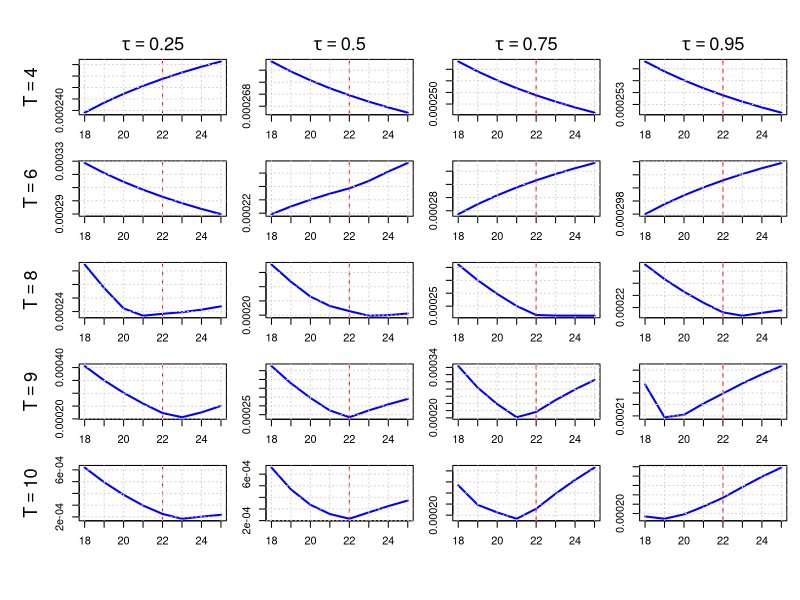

This chart was generated by the following R code:
# ---------------------------------------------------------------------------
# Quantile-Based Peak Estimation with Asymmetric Laplace to match tau
# ---------------------------------------------------------------------------
# ---------------------------------------------------------------------------
# Asymmetric Laplace with P(e < 0)= tau
# ---------------------------------------------------------------------------
rasy_laplace <- function(n, tau, z) {
  u <- runif(n)
  sample <- numeric(n)
  
  for (i in 1:n) {
    if (u[i] < tau) { 
      sample[i] <- -rexp(1, rate = 1 + z) 
    } else { 
      sample[i] <- rexp(1, rate = 1 - z) 
    }
  }
  
  return(sample)
}

# ---------------------------------------------------------------------------
# Quantile Loss
# ---------------------------------------------------------------------------
quantile_loss <- function(u, tau) {
  u * ( tau - (u < 0) )
}

# ---------------------------------------------------------------------------
# Weighted Quantile
# ---------------------------------------------------------------------------
med_weighted_tau <- function(I, l, s, tau) {
  T <- length(I)
  
  x <- I * exp(((1:T) - l)^2 / s^2)
  w <- exp(-((1:T) - l)^2 / s^2)
  
  o <- order(x)
  x_sorted <- x[o]
  w_sorted <- w[o]
  
  cum_w <- cumsum(w_sorted)
  cutoff <- tau * sum(w_sorted)
  
  k <- min(which(cum_w >= cutoff))
  
  return(x_sorted[k]) 
}

# ---------------------------------------------------------------------------
# Quantile-Based Amplitude
# ---------------------------------------------------------------------------
compute_a <- function(I, l, s, tau) {
  med_weighted_tau(I, l, s, tau)
}

# ---------------------------------------------------------------------------
# Quantile Loss objective
# ---------------------------------------------------------------------------
objective_function <- function(I, a, l, s, tau) {
  t <- seq_along(I)
  fitted <- a * exp(-((t - l)^2) / s^2)
  u <- I - fitted
  mean(quantile_loss(u, tau))
}

# ---------------------------------------------------------------------------
# Optimize s for a given l
# ---------------------------------------------------------------------------
search_best_s <- function(I, l, tau) {
  f_obj <- function(s) {
    a_hat <- compute_a(I, l, s, tau)
    objective_function(I, a_hat, l, s, tau)
  }
  optimize(f_obj, interval = c(1, 20), tol = 1e-4)$minimum
}

# ---------------------------------------------------------------------------
# Main simulation
# ---------------------------------------------------------------------------
simulate_quantile_objective_asy <- function(T, A, L, S, tau, z, snr = Inf, seed = NULL) {
  t <- 1:T
  signal <- A * exp(-((t - L)^2) / S^2)
  
  if (!is.null(seed)) set.seed(seed)
  
  if (is.finite(snr)) {
    b <- A / (sqrt(2) * snr)
    noise <- rasy_laplace(T, tau, z) * b
    I <- signal + noise
  } else {
    I <- signal
  }
  
  l_grid <- 18:25
  losses <- sapply(l_grid, function(l) {
    s_hat <- search_best_s(I, l, tau)
    a_hat <- compute_a(I, l, s_hat, tau)
    objective_function(I, a_hat, l, s_hat, tau)
  })
  
  data.frame(l = l_grid, loss = losses, T = T)
}

# ---------------------------------------------------------------------------
# Combined Plotting Utility for All Tau and T Values (Asymmetric Laplace)
# ---------------------------------------------------------------------------
plot_all_asymmetric_objectives <- function(results_all, L_true) {
  Ts <- sort(unique(results_all$T))
  taus <- sort(unique(results_all$tau))
  nrow <- length(Ts)
  ncol <- length(taus)
  
  pdf(file = "plot_asymmetric_all.pdf", width = 2.5 * ncol, height = 2.5 * nrow)
  old_par <- par(mfrow = c(nrow, ncol), mar = c(2, 2, 1.5, 1), oma = c(4, 4, 3, 0))
  on.exit({ par(old_par); dev.off() })
  
  for (i in seq_along(Ts)) {
    for (j in seq_along(taus)) {
      T_val <- Ts[i]
      tau_val <- taus[j]
      subset_data <- subset(results_all, T == T_val & tau == tau_val)
      
      plot(subset_data$l, subset_data$loss, type = "l", lwd = 2, col = "blue",
           xlab = "", ylab = "", main = "")
      abline(v = L_true, col = "red", lty = 2)
      grid()
      
      if (j == 1) mtext(bquote(T == .(T_val)), side = 2, line = 3, cex = 1.1)
      if (i == 1) mtext(bquote(tau == .(tau_val)), side = 3, line = 0.5, cex = 1.1)
    }
  }
  
  # Optional common axis labels or title
  # mtext("Candidate Peak Location l", side = 1, outer = TRUE, line = 2.5, cex = 1.2)
  # mtext(expression("Objective Function " * f[tau]), side = 2, outer = TRUE, line = 2.5, cex = 1.2)
  # mtext("Quantile-Based Peak Estimation — Asymmetric Laplace (z = 0)", side = 3, outer = TRUE, line = 1.5, cex = 1.4)
}


# ---------------------------------------------------------------------------
# Run simulation and generate merged plot
# ---------------------------------------------------------------------------
A_true <- 1
L_true <- 22
S_true <- 10
snr <- 1000
seed <- 280
T_vals <- c(4, 6, 8, 9, 10)
# tau_values <- c(0.25, 0.5, 0.75, 0.95)
# z <- 0  

# results_all <- do.call(rbind, lapply(tau_values, function(tau_val) {
#   do.call(rbind, lapply(T_vals, function(T) {
#     df <- simulate_quantile_objective_asy(
#       T, A = A_true, L = L_true, S = S_true,
#       tau = tau_val, z = z, snr = snr, seed = seed
#     )
#     df$tau <- tau_val
#     df
#   }))
# }))

tau_values <- c(0.25, 0.5, 0.75, 0.95)
results_all <- do.call(rbind, lapply(tau_values, function(tau_val) {
  z_val <- 1 - 2 * tau_val  # Enforce proposition 2
  do.call(rbind, lapply(T_vals, function(T) {
    df <- simulate_quantile_objective_asy(
      T, A = A_true, L = L_true, S = S_true,
      tau = tau_val, z = z_val, snr = snr, seed = seed
    )
    df$tau <- tau_val
    df
  }))
}))



plot_all_asymmetric_objectives(results_all, L_true)
cat("Combined plot saved to plot_asymmetric_all.png\n")
